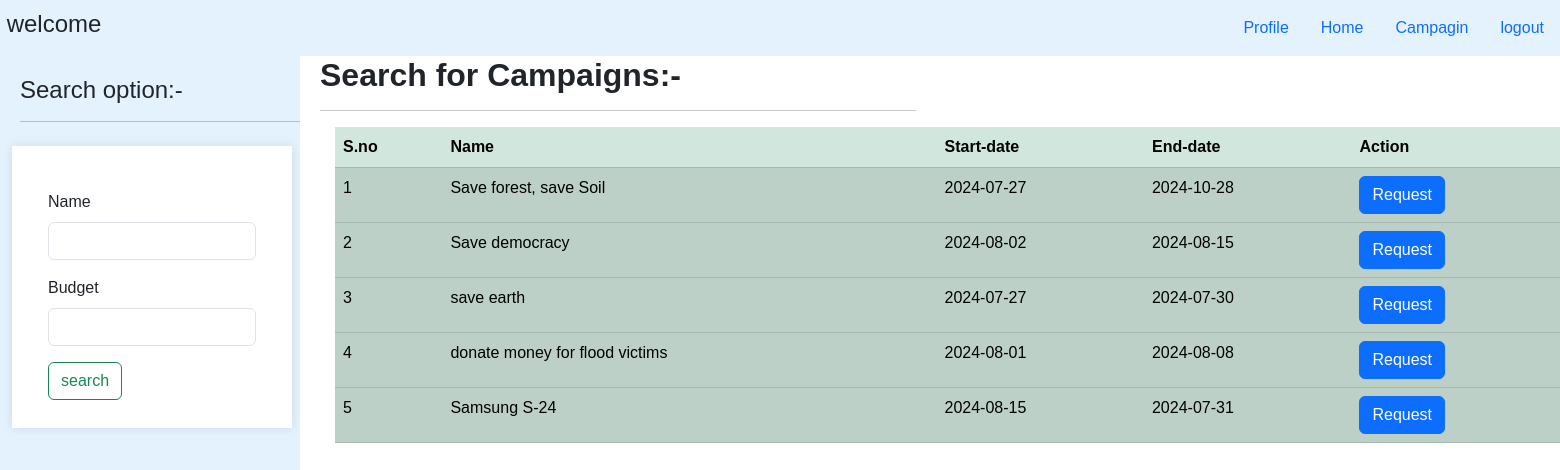
The app's page /user_home/Campagin/2 with its own data.
### app.py (models this page shows)
class campaigns(db.Model):
    __tablename__='campaign'
    campaigns_id=db.Column(db.Integer,primary_key=True,autoincrement=True)
    sponser_id=db.Column(db.String,db.ForeignKey(Sponsers.Sponsers_id))
    name=db.Column(db.String,nullable=False)
    description=db.Column(db.String)
    start_date=db.Column(db.String)
    end_date=db.Column(db.String)
    budget=db.Column(db.Integer)
    Visibility=db.Column(db.String)
    goals=db.Column(db.String)
    flagged_camp=db.Column(db.Boolean, default=False)

### app.py (the view, shortened to what this page needs)
@app.route("/user_home/Campagin/<int:id>",methods=["GET","POST"])
def find_camp(id):
    user1=db.session.query(influencer).filter(influencer.influencer_id==id).first()
    if request.method=="GET":
        campdata=db.session.query(campaigns).all()
        count=1
        l=dict()
        for i in campdata:
            if i.Visibility!="hidden":
                l[count]=[i.name,i.start_date,i.end_date,i.campaigns_id]
                count+=1
        print(l)
        return render_template("camp_find.html",l=l,id=id,user_id=user1.user_id)

### templates/camp_find.html (shortened to what this page needs)
<!DOCTYPE html>
<html lang="en">
<head>
    <link href="https://cdn.jsdelivr.net/npm/bootstrap@5.3.3/dist/css/bootstrap.min.css" rel="stylesheet">
    <link rel="stylesheet" href="\static\style.css">
</head>
<body>
     <nav class="navbar" style="background-color: #e3f2fd;">
        <h4>&nbsp;welcome</h4>
        <ul class="nav justify-content-end">
            <li class="nav-item">
              <a class="nav-link active" aria-current="page" href="/userdetails/update/{{id}}">Profile</a>
            </li>
            <li class="nav-item">
              <a class="nav-link" href="/userlogin/{{user_id}}">Home</a>
            </li>
            <li class="nav-item">
              <a class="nav-link" href="/user_home/Campagin/{{id}}">Campagin</a>
            </li>
            <li>
              <a class="nav-link" href="/">logout</a>
            </li>
          </ul>
      </nav>
      <div class="home_camp">
        <div class="sidebar2">
          <h4>Search option:-<hr></h4><br>
          <form class="row g-3" method="POST" action="/user_home/Campagin/{{id}}">
            <div class="col-12">
              <label for="inputAddress" class="form-label">Name</label>
              <input type="text" class="form-control" id="inputAddress" name="name">
            </div>
            <div class="col-12">
              <label for="inputAddress" class="form-label">Budget</label>
              <input type="text" class="form-control" id="inputAddress" name="budget">
            </div>
            <div class="col-12">
              <button type="submit" class="btn btn-outline-success">search</button>
          </div>
          </form>
        </div>
        <div>
          <h2><b style="margin-left: 20px;">Search for Campaigns:- <hr style="margin-left: 20px;"></h2></b>
          <table class="table table-success table-striped" id="tab2">
            <thead>
                {% if l is not none %}
              <tr>
                <th>S.no</th>
                <th>Name</th>
                <th>Start-date</th>
                <th>End-date</th>
                <th>Action</th>
              </tr>
            </thead>
            <tbody>
                {% for i in l %}
              <tr>
                <td class="table-active">{{i}}</td>
                <td class="table-active">{{l[i][0]}}</td>
                <td class="table-active">{{l[i][1]}}</td>
                <td class="table-active">{{l[i][2]}}</td>
                <td  class="table-active">
                <a type="button" class="btn btn-primary" href="/user/{{ l[i][3] }}/{{id}}">Request</a>
                </td>
              </tr>
                {% endfor %}
              {% else %}
              <h4 style="margin-left: 25px;">No campagins found</h4><br>
              <h5 style="margin-left: 25px; color: red;">Please check the name and try again. </h5>
              {% endif %}
            </tbody>
          </table>
        </div>
      </div>
    </body>
</html>

### static/style.css (style rules this page uses)
* { font-family:Tahoma, Geneva, Verdana, sans-serif; height: auto; }
.g-3 { border: 8px solid white; background-color: white; padding: 20px; box-shadow: 0 0 10px rgba(0, 0, 0, 0.1); width: 100%; margin-right: 500px; }
#tab2 { width:200%; margin-left: 35px; margin-top: 10px; }
.home_camp { display: flex; }
.sidebar2 { background-color: #e3f2fd; width: 300px; height: 100vh; padding-top: 20px; padding-left: 20px }

### records on screen
campaigns: name "Save forest, save Soil", start_date "2024-07-27", end_date "2024-10-28"
campaigns: name "Save democracy", start_date "2024-08-02", end_date "2024-08-15"
campaigns: name "save earth", start_date "2024-07-27", end_date "2024-07-30"
campaigns: name "donate money for flood victims", start_date "2024-08-01", end_date "2024-08-08"
campaigns: name "Samsung S-24", start_date "2024-08-15", end_date "2024-07-31"

### other values on screen
{{ i }} "1" "2" "3" "4" "5"
